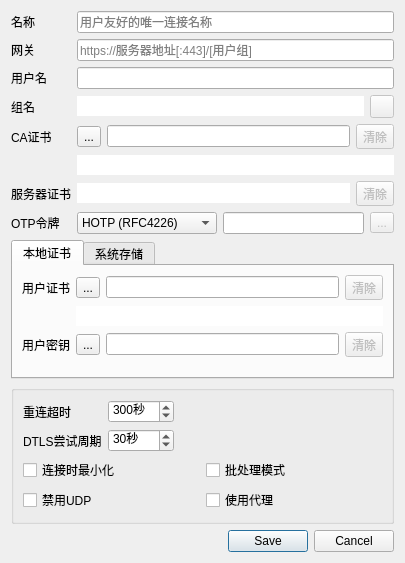
<?xml version="1.0" encoding="UTF-8"?>
<ui version="4.0">
 <class>EditDialog</class>
 <widget class="QDialog" name="EditDialog">
  <property name="geometry">
   <rect>
    <x>0</x>
    <y>0</y>
    <width>405</width>
    <height>563</height>
   </rect>
  </property>
  <property name="windowTitle">
   <string>编辑</string>
  </property>
  <layout class="QVBoxLayout" name="verticalLayout">
   <item>
    <layout class="QFormLayout" name="settingsProfileLayout">
     <property name="fieldGrowthPolicy">
      <enum>QFormLayout::ExpandingFieldsGrow</enum>
     </property>
     <item row="0" column="0">
      <widget class="QLabel" name="nameLabel">
       <property name="text">
        <string>名称</string>
       </property>
      </widget>
     </item>
     <item row="0" column="1">
      <widget class="QLineEdit" name="nameEdit">
       <property name="toolTip">
        <string>用于区分连接的友好名称</string>
       </property>
       <property name="placeholderText">
        <string>用户友好的唯一连接名称</string>
       </property>
      </widget>
     </item>
     <item row="1" column="0">
      <widget class="QLabel" name="gatewayLabel">
       <property name="text">
        <string>网关</string>
       </property>
      </widget>
     </item>
     <item row="1" column="1">
      <widget class="QLineEdit" name="gatewayEdit">
       <property name="toolTip">
        <string>指定要连接的主机名；端口可在主机名后用冒号':'分隔指定</string>
       </property>
       <property name="statusTip">
        <string/>
       </property>
       <property name="whatsThis">
        <string/>
       </property>
       <property name="placeholderText">
        <string>https://服务器地址[:443]/[用户组]</string>
       </property>
      </widget>
     </item>
     <item row="2" column="0">
      <widget class="QLabel" name="usernameLabel">
       <property name="text">
        <string>用户名</string>
       </property>
      </widget>
     </item>
     <item row="2" column="1">
      <widget class="QLineEdit" name="usernameEdit">
       <property name="toolTip">
        <string>指定该网关使用的用户名</string>
       </property>
      </widget>
     </item>
     <item row="3" column="0">
      <widget class="QLabel" name="groupnameLabel">
       <property name="text">
        <string>组名</string>
       </property>
      </widget>
     </item>
     <item row="3" column="1">
      <layout class="QHBoxLayout" name="groupnameLayout">
       <item>
        <widget class="QLineEdit" name="groupnameEdit">
         <property name="styleSheet">
          <string notr="true">background-color:&quot;transparent&quot;</string>
         </property>
         <property name="frame">
          <bool>false</bool>
         </property>
         <property name="readOnly">
          <bool>true</bool>
         </property>
        </widget>
       </item>
       <item>
        <widget class="QToolButton" name="groupnameClear">
         <property name="enabled">
          <bool>false</bool>
         </property>
         <property name="text">
          <string/>
         </property>
         <property name="icon">
          <iconset resource="../avpn.qrc">
           <normaloff>:/images/trashcan.png</normaloff>:/images/trashcan.png</iconset>
         </property>
        </widget>
       </item>
      </layout>
     </item>
     <item row="4" column="0">
      <widget class="QLabel" name="caCertificateLabel">
       <property name="text">
        <string>CA证书</string>
       </property>
      </widget>
     </item>
     <item row="4" column="1">
      <layout class="QHBoxLayout" name="caCertificatLayout">
       <item>
        <widget class="QToolButton" name="caCertButton">
         <property name="text">
          <string>...</string>
         </property>
        </widget>
       </item>
       <item>
        <widget class="QLineEdit" name="caCertEdit">
         <property name="toolTip">
          <string>指定CA证书（如有）；默认使用系统CA证书</string>
         </property>
         <property name="whatsThis">
          <string>&lt;html&gt;&lt;head/&gt;&lt;body&gt;&lt;p&gt;如未设置，将使用系统受信证书存储。&lt;/p&gt;&lt;/body&gt;&lt;/html&gt;</string>
         </property>
        </widget>
       </item>
       <item>
        <widget class="QToolButton" name="caCertClear">
         <property name="enabled">
          <bool>false</bool>
         </property>
         <property name="text">
          <string>清除</string>
         </property>
         <property name="icon">
          <iconset resource="../avpn.qrc">
           <normaloff>:/images/trashcan.png</normaloff>:/images/trashcan.png</iconset>
         </property>
        </widget>
       </item>
      </layout>
     </item>
     <item row="6" column="0">
      <widget class="QLabel" name="serverCertificateLabel">
       <property name="text">
        <string>服务器证书</string>
       </property>
      </widget>
     </item>
     <item row="6" column="1">
      <layout class="QHBoxLayout" name="serverCertificateLayout">
       <item>
        <widget class="QLineEdit" name="serverCertHash">
         <property name="styleSheet">
          <string notr="true">background-color:&quot;transparent&quot;</string>
         </property>
         <property name="frame">
          <bool>false</bool>
         </property>
         <property name="readOnly">
          <bool>true</bool>
         </property>
        </widget>
       </item>
       <item>
        <widget class="QToolButton" name="serverCertClear">
         <property name="enabled">
          <bool>false</bool>
         </property>
         <property name="text">
          <string>清除</string>
         </property>
         <property name="icon">
          <iconset resource="../avpn.qrc">
           <normaloff>:/images/trashcan.png</normaloff>:/images/trashcan.png</iconset>
         </property>
        </widget>
       </item>
      </layout>
     </item>
     <item row="8" column="0">
      <widget class="QLabel" name="otpTokenLabel">
       <property name="text">
        <string>OTP令牌</string>
       </property>
      </widget>
     </item>
     <item row="8" column="1">
      <layout class="QHBoxLayout" name="otpTokenLayout">
       <item>
        <widget class="QComboBox" name="tokenBox">
         <property name="minimumSize">
          <size>
           <width>140</width>
           <height>0</height>
          </size>
         </property>
         <property name="currentIndex">
          <number>0</number>
         </property>
         <property name="maxVisibleItems">
          <number>3</number>
         </property>
         <item>
          <property name="text">
           <string notr="true">HOTP (RFC4226)</string>
          </property>
         </item>
         <item>
          <property name="text">
           <string notr="true">TOTP (RFC6238)</string>
          </property>
         </item>
         <item>
          <property name="text">
           <string>STOKEN (RSA)</string>
          </property>
         </item>
        </widget>
       </item>
       <item>
        <widget class="QLineEdit" name="tokenEdit">
         <property name="toolTip">
          <string>令牌代码；应为十六进制值（以0x开头），或以'base32:'开头的值</string>
         </property>
        </widget>
       </item>
       <item>
        <widget class="QToolButton" name="tokenClear">
         <property name="enabled">
          <bool>false</bool>
         </property>
         <property name="text">
          <string>...</string>
         </property>
         <property name="icon">
          <iconset resource="../avpn.qrc">
           <normaloff>:/images/trashcan.png</normaloff>:/images/trashcan.png</iconset>
         </property>
        </widget>
       </item>
      </layout>
     </item>
     <item row="5" column="1">
      <widget class="QLineEdit" name="caCertHash">
       <property name="styleSheet">
        <string notr="true">background-color:&quot;transparent&quot;</string>
       </property>
       <property name="frame">
        <bool>false</bool>
       </property>
       <property name="readOnly">
        <bool>true</bool>
       </property>
      </widget>
     </item>
    </layout>
   </item>
   <item>
    <widget class="QTabWidget" name="settingsTabWidget">
     <property name="currentIndex">
      <number>0</number>
     </property>
     <widget class="QWidget" name="localCertificateTab">
      <attribute name="title">
       <string>本地证书</string>
      </attribute>
      <layout class="QVBoxLayout" name="verticalLayout_2">
       <item>
        <layout class="QFormLayout" name="formLayout_2">
         <property name="fieldGrowthPolicy">
          <enum>QFormLayout::ExpandingFieldsGrow</enum>
         </property>
         <item row="1" column="0">
          <widget class="QLabel" name="userCertificateLabel">
           <property name="text">
            <string>用户证书</string>
           </property>
          </widget>
         </item>
         <item row="1" column="1">
          <layout class="QHBoxLayout" name="userCertificateLayout">
           <item>
            <widget class="QToolButton" name="userCertButton">
             <property name="text">
              <string>...</string>
             </property>
            </widget>
           </item>
           <item>
            <widget class="QLineEdit" name="userCertEdit">
             <property name="toolTip">
              <string>指定您的证书文件（如有）</string>
             </property>
            </widget>
           </item>
           <item>
            <widget class="QToolButton" name="userCertClear">
             <property name="enabled">
              <bool>false</bool>
             </property>
             <property name="text">
              <string>清除</string>
             </property>
             <property name="icon">
              <iconset resource="../avpn.qrc">
               <normaloff>:/images/trashcan.png</normaloff>:/images/trashcan.png</iconset>
             </property>
            </widget>
           </item>
          </layout>
         </item>
         <item row="2" column="1">
          <widget class="QLineEdit" name="userCertHash">
           <property name="styleSheet">
            <string notr="true">background-color:&quot;transparent&quot;</string>
           </property>
           <property name="frame">
            <bool>false</bool>
           </property>
           <property name="readOnly">
            <bool>true</bool>
           </property>
          </widget>
         </item>
         <item row="3" column="0">
          <widget class="QLabel" name="userKeyLabel">
           <property name="enabled">
            <bool>true</bool>
           </property>
           <property name="text">
            <string>用户密钥</string>
           </property>
          </widget>
         </item>
         <item row="3" column="1">
          <layout class="QHBoxLayout" name="userKeyLayout">
           <item>
            <widget class="QToolButton" name="userKeyButton">
             <property name="enabled">
              <bool>true</bool>
             </property>
             <property name="text">
              <string>...</string>
             </property>
            </widget>
           </item>
           <item>
            <widget class="QLineEdit" name="userKeyEdit">
             <property name="enabled">
              <bool>true</bool>
             </property>
             <property name="toolTip">
              <string>指定您的密钥文件（如有）；对于PKCS #12文件，只需设置证书</string>
             </property>
            </widget>
           </item>
           <item>
            <widget class="QToolButton" name="userKeyClear">
             <property name="enabled">
              <bool>false</bool>
             </property>
             <property name="text">
              <string>清除</string>
             </property>
             <property name="icon">
              <iconset resource="../avpn.qrc">
               <normaloff>:/images/trashcan.png</normaloff>:/images/trashcan.png</iconset>
             </property>
            </widget>
           </item>
          </layout>
         </item>
        </layout>
       </item>
      </layout>
     </widget>
     <widget class="QWidget" name="systemStoreTab">
      <attribute name="title">
       <string>系统存储</string>
      </attribute>
      <widget class="QListWidget" name="loadWinCertList">
       <property name="geometry">
        <rect>
         <x>9</x>
         <y>9</y>
         <width>316</width>
         <height>72</height>
        </rect>
       </property>
      </widget>
      <widget class="QWidget" name="layoutWidget">
       <property name="geometry">
        <rect>
         <x>331</x>
         <y>35</y>
         <width>45</width>
         <height>48</height>
        </rect>
       </property>
       <layout class="QVBoxLayout" name="verticalLayout">
        <item>
         <widget class="QToolButton" name="loadWinCert">
          <property name="enabled">
           <bool>false</bool>
          </property>
          <property name="toolTip">
           <string extracomment="Select that certificate">选择该证书</string>
          </property>
          <property name="text">
           <string>选择</string>
          </property>
         </widget>
        </item>
        <item>
         <widget class="QToolButton" name="resetWinCertSelection">
          <property name="text">
           <string>重置</string>
          </property>
         </widget>
        </item>
       </layout>
      </widget>
     </widget>
    </widget>
   </item>
   <item>
    <widget class="QGroupBox" name="settingsGroupBox">
     <layout class="QVBoxLayout" name="verticalLayout_3">
      <item>
       <layout class="QFormLayout" name="formLayout_3">
        <property name="fieldGrowthPolicy">
         <enum>QFormLayout::ExpandingFieldsGrow</enum>
        </property>
        <item row="0" column="0">
         <widget class="QLabel" name="reconnectTimeoutLabel">
          <property name="text">
           <string>重连超时</string>
          </property>
         </widget>
        </item>
        <item row="0" column="1">
         <widget class="QSpinBox" name="reconnectTimeoutSpinBox">
          <property name="toolTip">
           <string>持续重连尝试，直到经过指定秒数。
默认超时为300秒，意味着openconnect可在临时网络中断300秒后恢复VPN连接。</string>
          </property>
          <property name="suffix">
           <string>秒</string>
          </property>
          <property name="minimum">
           <number>1</number>
          </property>
          <property name="maximum">
           <number>1000</number>
          </property>
          <property name="value">
           <number>300</number>
          </property>
         </widget>
        </item>
        <item row="1" column="0">
         <widget class="QLabel" name="dtlsAttemptPeriodLabel">
          <property name="text">
           <string>DTLS尝试周期</string>
          </property>
         </widget>
        </item>
        <item row="1" column="1">
         <widget class="QSpinBox" name="dtlsAttemptPeriodSpinBox">
          <property name="suffix">
           <string>秒</string>
          </property>
          <property name="maximum">
           <number>1000</number>
          </property>
          <property name="value">
           <number>30</number>
          </property>
         </widget>
        </item>
       </layout>
      </item>
      <item>
       <layout class="QGridLayout" name="gridLayout">
        <item row="0" column="0">
         <widget class="QCheckBox" name="minimizeBox">
          <property name="toolTip">
           <string>启用此选项以在连接后自动最小化</string>
          </property>
          <property name="text">
           <string>连接时最小化</string>
          </property>
         </widget>
        </item>
        <item row="0" column="1">
         <widget class="QCheckBox" name="batchModeBox">
          <property name="toolTip">
           <string>Enable this to remember passwords for this server</string>
          </property>
          <property name="text">
           <string>批处理模式</string>
          </property>
         </widget>
        </item>
        <item row="1" column="0">
         <widget class="QCheckBox" name="disableUdpBox">
          <property name="text">
           <string>禁用UDP</string>
          </property>
         </widget>
        </item>
        <item row="1" column="1">
         <widget class="QCheckBox" name="useProxyBox">
          <property name="toolTip">
           <string>启用此选项以对该服务器使用系统默认代理设置</string>
          </property>
          <property name="text">
           <string>使用代理</string>
          </property>
         </widget>
        </item>
       </layout>
      </item>
     </layout>
    </widget>
   </item>
   <item>
    <widget class="QDialogButtonBox" name="buttonBox">
     <property name="orientation">
      <enum>Qt::Horizontal</enum>
     </property>
     <property name="standardButtons">
      <set>QDialogButtonBox::Cancel|QDialogButtonBox::Save</set>
     </property>
    </widget>
   </item>
  </layout>
 </widget>
 <tabstops>
  <tabstop>nameEdit</tabstop>
  <tabstop>gatewayEdit</tabstop>
  <tabstop>usernameEdit</tabstop>
  <tabstop>groupnameClear</tabstop>
  <tabstop>caCertButton</tabstop>
  <tabstop>caCertEdit</tabstop>
  <tabstop>caCertClear</tabstop>
  <tabstop>serverCertClear</tabstop>
  <tabstop>tokenBox</tabstop>
  <tabstop>tokenEdit</tabstop>
  <tabstop>tokenClear</tabstop>
  <tabstop>settingsTabWidget</tabstop>
  <tabstop>userCertButton</tabstop>
  <tabstop>userCertEdit</tabstop>
  <tabstop>userCertClear</tabstop>
  <tabstop>userKeyButton</tabstop>
  <tabstop>userKeyEdit</tabstop>
  <tabstop>userKeyClear</tabstop>
  <tabstop>minimizeBox</tabstop>
  <tabstop>batchModeBox</tabstop>
  <tabstop>disableUdpBox</tabstop>
  <tabstop>useProxyBox</tabstop>
  <tabstop>loadWinCertList</tabstop>
  <tabstop>loadWinCert</tabstop>
 </tabstops>
 <resources>
  <include location="../avpn.qrc"/>
 </resources>
 <connections/>
</ui>
